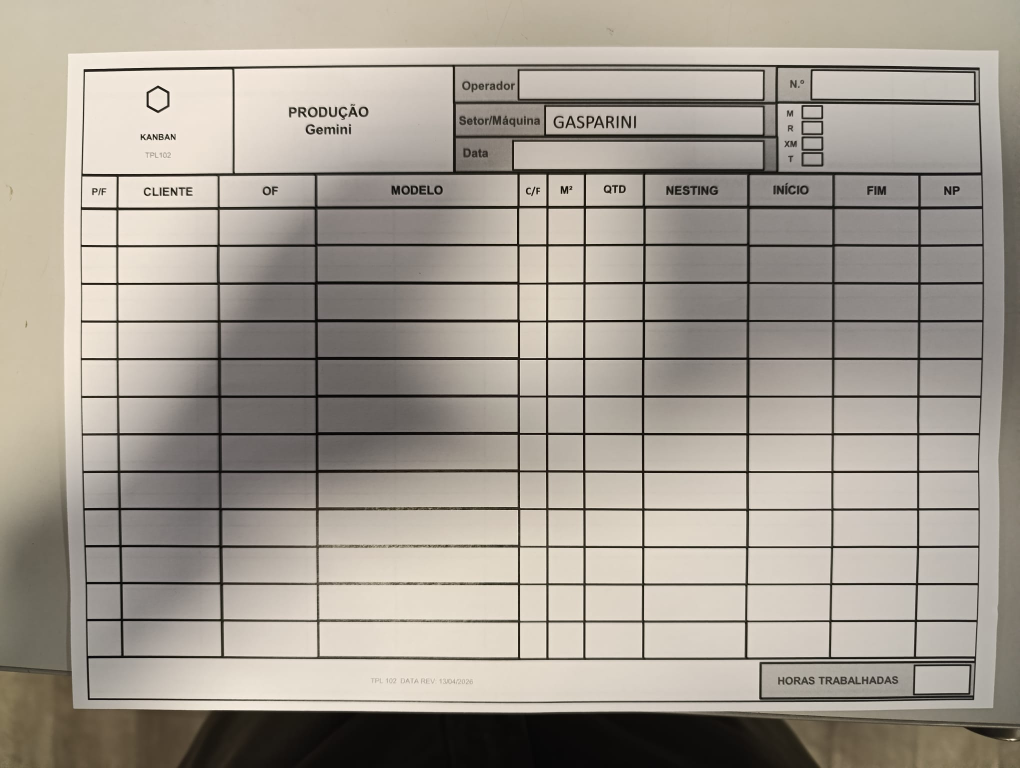
#> input picture PHOTO-2026-05-11-11-36-38.jpg, 2040 x 1536 px (shown at 1/2 size)
$ python -i image_crop.py   (imports and definitions only)
#> lines starting #> are read from the running program, lines starting #| are printed output that depends on the picture; after the words box and inside, x2 and y2 are one past the last pixel; in counts of white or black regions, pixels touching at a corner belong together
#> further down, picture is the input picture: shape (1536, 2040, 3); mean B, G, R 145.8, 155.7, 163
"""Auto-crop kanban photo: detect paper boundary, perspective-correct.

Round 46 — when a phone photo is uploaded, automatically detect the paper
rectangle within the photo, perspective-warp it to A4 landscape, and save
as a sibling ``_cropped.jpg`` next to the original. The /image/{id}
route serves the cropped version when present, falling back to original.

Pipeline mirrors scripts/scan_kanban.py (Round 14) but as a callable
library function instead of a CLI script. Detection-failure: silent
no-op (no cropped file) so /image route falls back to original.

Style: ``color`` (CLAHE on L channel) — keeps colour fidelity for the
review UI, doesn't binarize (which would destroy handwriting nuances).
"""
from __future__ import annotations

from pathlib import Path

import cv2
import numpy as np

# A4 landscape at 150 DPI
_A4_W = 1754
_A4_H = 1240


def _order_corners(pts: np.ndarray) -> np.ndarray:
    """Sort 4 (x,y) points: TL, TR, BR, BL."""
    rect = np.zeros((4, 2), dtype=np.float32)
    s = pts.sum(axis=1)
    d = np.diff(pts, axis=1).flatten()
    rect[0] = pts[np.argmin(s)]
    rect[2] = pts[np.argmax(s)]
    rect[1] = pts[np.argmin(d)]
    rect[3] = pts[np.argmax(d)]
    return rect


def _detect_paper(image: np.ndarray) -> np.ndarray | None:
    """R46 / R130 — detector primário Canny + 4-corner approxPolyDP.

    R130: relaxado para apanhar mais kanbas que antes caíam para o
    fallback raw silencioso (Folha bug 1). Mudanças vs R46:
      - tenta 2 conjuntos de thresholds Canny (50,150) e (30,100) para
        cobrir baixo contraste.
      - aceita approxPolyDP com 4-6 vértices (em vez de exigir 4 exactos).
        Em folhas inclinadas ou com sombra, o approx pode dar 5-6 vértices
        e descartá-los era over-rigoroso.
      - threshold de área baixa para 0.15 (de 0.20) — papel longe na foto.
    """
    h, w = image.shape[:2]
#> h = 1536; w = 2040
    scale = 1500 / max(h, w) if max(h, w) > 1500 else 1.0
#> scale = 0.735
    small = (cv2.resize(image, None, fx=scale, fy=scale,
                        interpolation=cv2.INTER_AREA)
             if scale < 1.0 else image.copy())
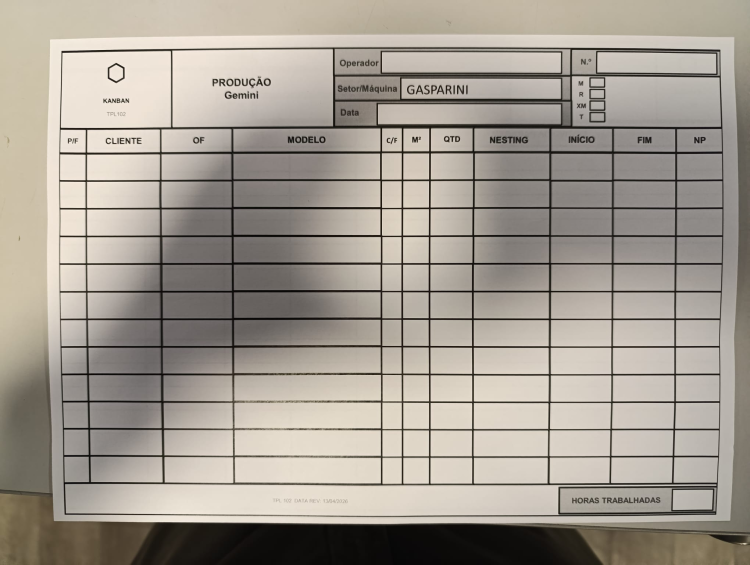
#> small: shape (1129, 1500, 3) (shown at 1/2 size); mean B, G, R 145.8, 155.7, 163
    gray = cv2.cvtColor(small, cv2.COLOR_BGR2GRAY)
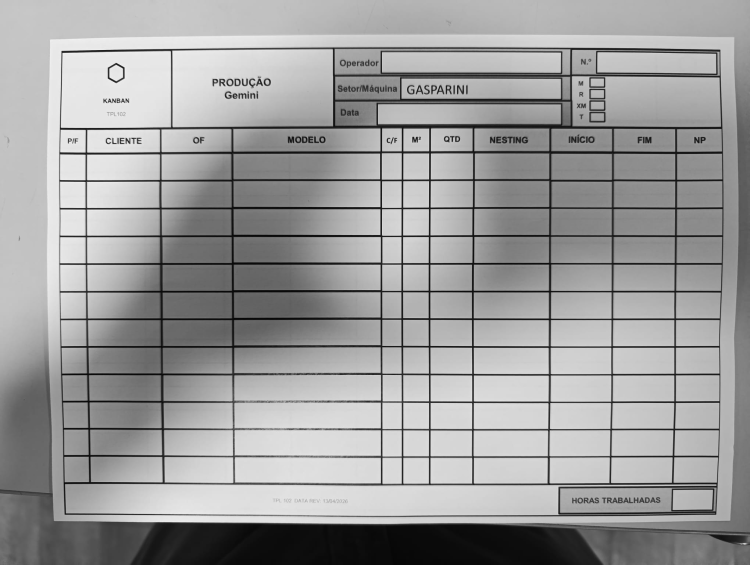
#> gray: shape (1129, 1500) (shown at 1/2 size); min 3, max 246, mean 156.8
    gray = cv2.GaussianBlur(gray, (5, 5), 0)
    img_area = small.shape[0] * small.shape[1]
#> img_area = 1693500

    for canny_lo, canny_hi in ((50, 150), (30, 100)):
        edged = cv2.Canny(gray, canny_lo, canny_hi)
        edged = cv2.dilate(edged, np.ones((3, 3), np.uint8), iterations=1)
        contours, _ = cv2.findContours(edged, cv2.RETR_EXTERNAL, cv2.CHAIN_APPROX_SIMPLE)
        if not contours:
            continue
        contours = sorted(contours, key=cv2.contourArea, reverse=True)[:5]
        for c in contours:
            area = cv2.contourArea(c)
            if area < img_area * 0.15:
                continue
            peri = cv2.arcLength(c, closed=True)
            approx = cv2.approxPolyDP(c, 0.02 * peri, closed=True)
            n = len(approx)
            if 4 <= n <= 6:
                # Se >4 vértices, reduzir a quadrilátero via minAreaRect
                if n == 4:
                    corners = approx.reshape(4, 2).astype(np.float32)
                else:
                    rect = cv2.minAreaRect(c)
                    corners = cv2.boxPoints(rect).astype(np.float32)
                return _order_corners(corners / scale)
#> this loop made 1 pass
#> pass 1, in _detect_paper, `edged = cv2.Canny(gray, canny_lo, canny_hi)`:
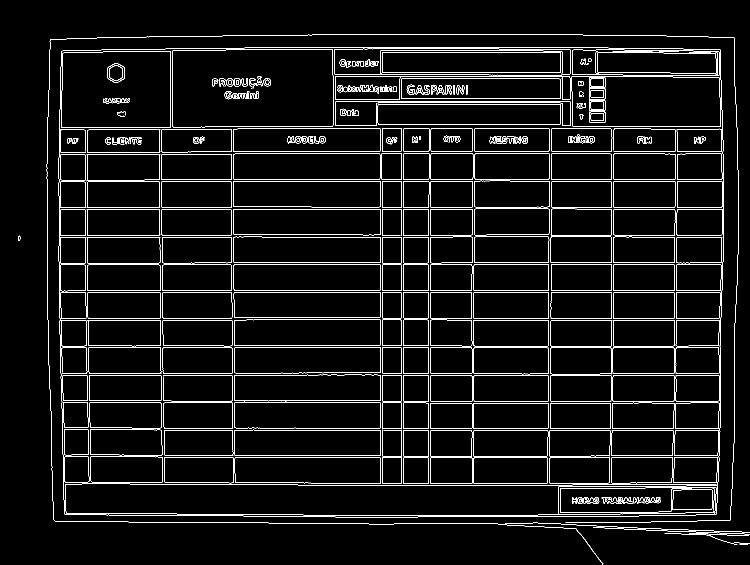
#> edged: shape (1129, 1500) (shown at 1/2 size); 4.7% white in thin lines or dots
#> pass 1, in _detect_paper, `edged = cv2.dilate(edged, np.ones((3, 3), np.uint8), iterations=1)`:
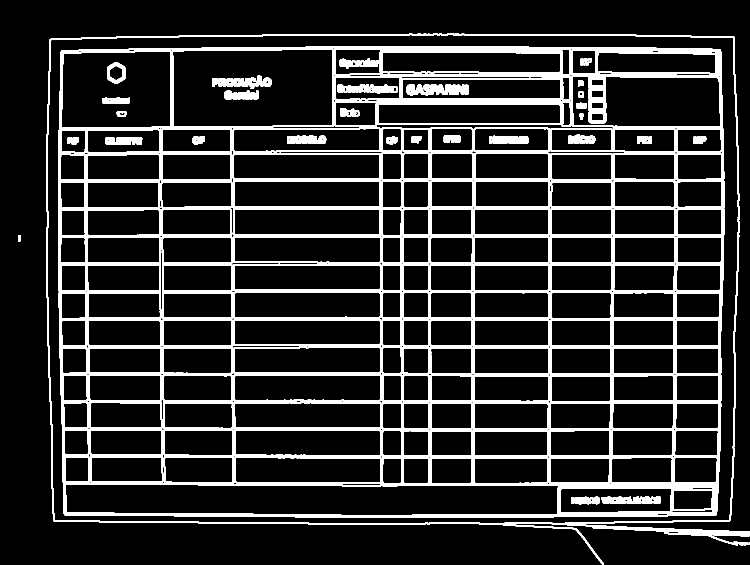
#> edged: shape (1129, 1500) (shown at 1/2 size); 14.1% white; 39 white regions, largest, box (x1, y1, x2, y2) and area: (116, 93, 1449, 1036) 187571, (92, 67, 1500, 1129) 18132, (763, 255, 1100, 304) 3042
    return None


# [125 lines left out: functions _detect_paper_v2, _warp_to_a4, _enhance_color, auto_crop, not called in this run]


def cropped_path_for(src_path: Path) -> Path:
    """Convention for cropped sibling — used by /image/{id} route."""
    return src_path.with_name(src_path.stem + "_cropped.jpg")


# [8 lines left out: function has_cropped, not called in this run]

>>> import cv2
>>> picture = cv2.imread('../../../PHOTO-2026-05-11-11-36-38.jpg')
>>> result = _detect_paper(picture)
#> result = [[123.5, 95.29], [2032.9, 87.24], [2039, 1532.4], [129.6, 1540.5]]

$ run again, on PHOTO-2026-05-11-11-36-58.jpg
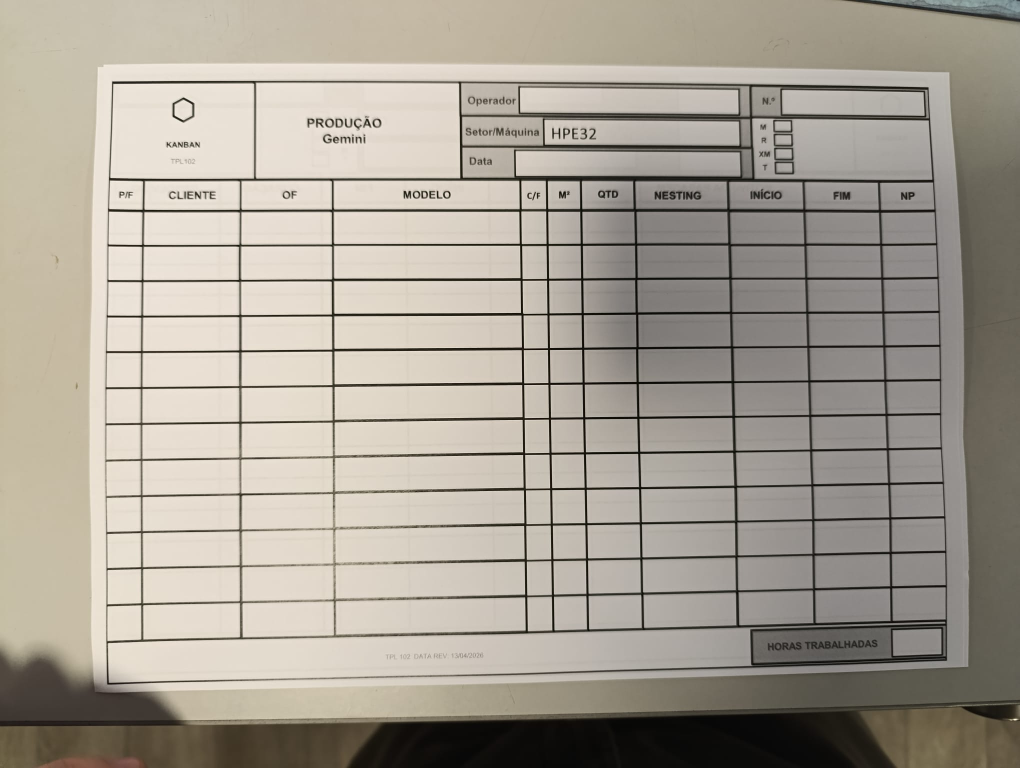
#> input picture PHOTO-2026-05-11-11-36-58.jpg, 2040 x 1536 px (shown at 1/2 size)
#> picture is the input picture: shape (1536, 2040, 3); mean B, G, R 148.5, 159.8, 166.7
#> the loop in _detect_paper, `for canny_lo, canny_hi in ((50, 150), (30, 100)):` made 1 pass
#> pass 1, in _detect_paper, `edged = cv2.Canny(gray, canny_lo, canny_hi)`:
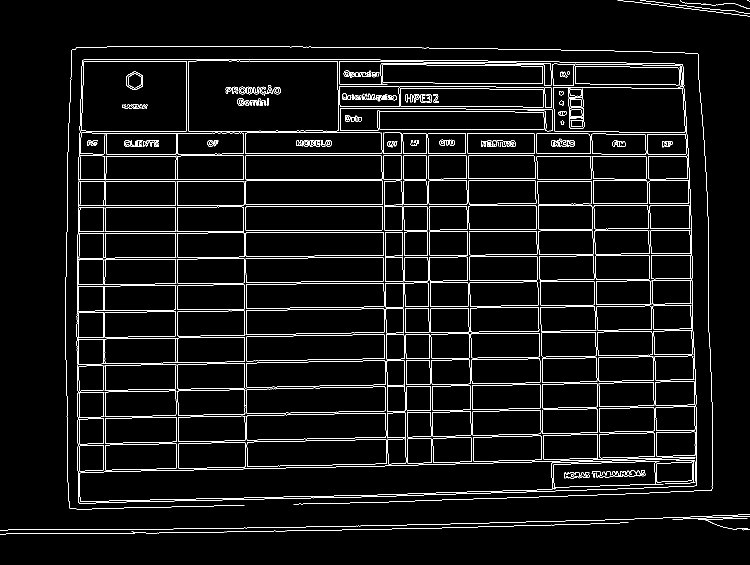
#> edged: shape (1129, 1500) (shown at 1/2 size); 4.4% white in thin lines or dots
#> pass 1, in _detect_paper, `edged = cv2.dilate(edged, np.ones((3, 3), np.uint8), iterations=1)`:
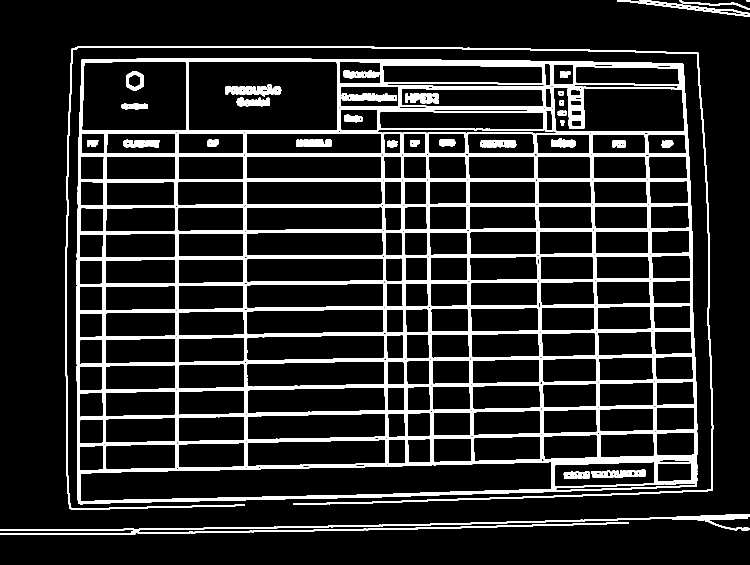
#> edged: shape (1129, 1500) (shown at 1/2 size); 13.2% white; 34 white regions, largest, box (x1, y1, x2, y2) and area: (152, 117, 1395, 1009) 184187, (130, 92, 1427, 1020) 12970, (0, 1028, 1500, 1062) 5735
#> result = [[221.7, 161.8], [1856.4, 172.7], [1894.5, 1321.9], [213.5, 1369.5]]

$ run again, on PHOTO-2026-05-11-11-37-20.jpg
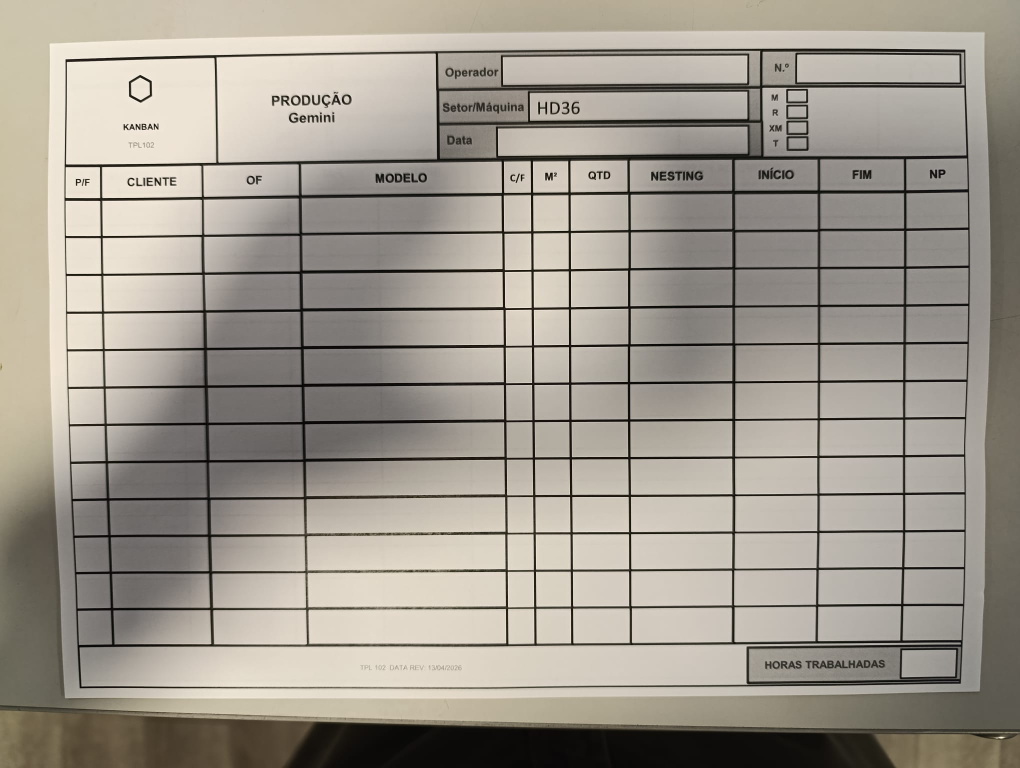
#> input picture PHOTO-2026-05-11-11-37-20.jpg, 2040 x 1536 px (shown at 1/2 size)
#> picture is the input picture: shape (1536, 2040, 3); mean B, G, R 142.2, 152.5, 158.9
#> the loop in _detect_paper, `for canny_lo, canny_hi in ((50, 150), (30, 100)):` made 1 pass
#> pass 1, in _detect_paper, `edged = cv2.Canny(gray, canny_lo, canny_hi)`:
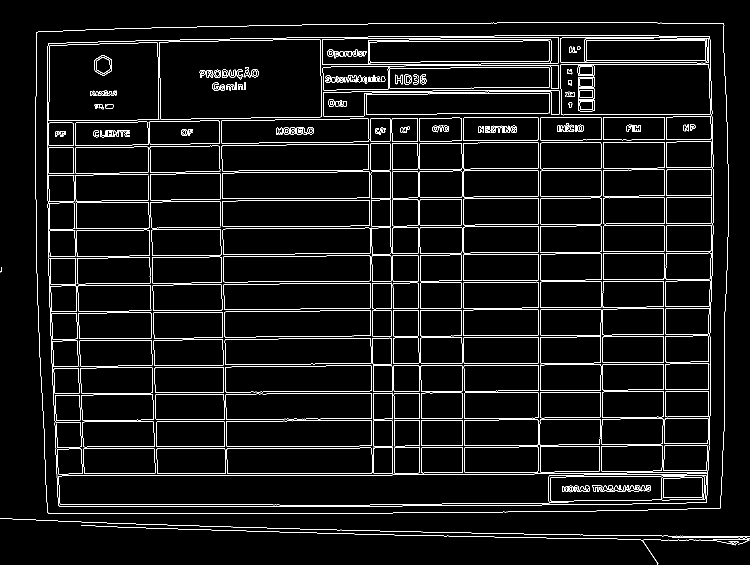
#> edged: shape (1129, 1500) (shown at 1/2 size); 4.8% white in thin lines or dots
#> pass 1, in _detect_paper, `edged = cv2.dilate(edged, np.ones((3, 3), np.uint8), iterations=1)`:
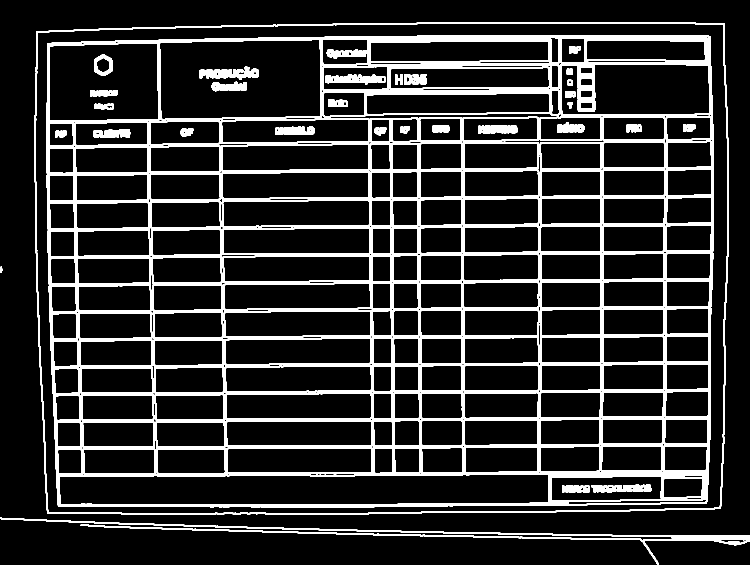
#> edged: shape (1129, 1500) (shown at 1/2 size); 14.4% white; 34 white regions, largest, box (x1, y1, x2, y2) and area: (93, 70, 1428, 1015) 198863, (69, 44, 1458, 1029) 14202, (0, 1035, 1500, 1129) 9788
#> result = [[97.92, 85.68], [1969.3, 62.56], [1959.8, 1383.1], [127.8, 1395.4]]

$ run again, on PHOTO-2026-05-11-11-37-48.jpg
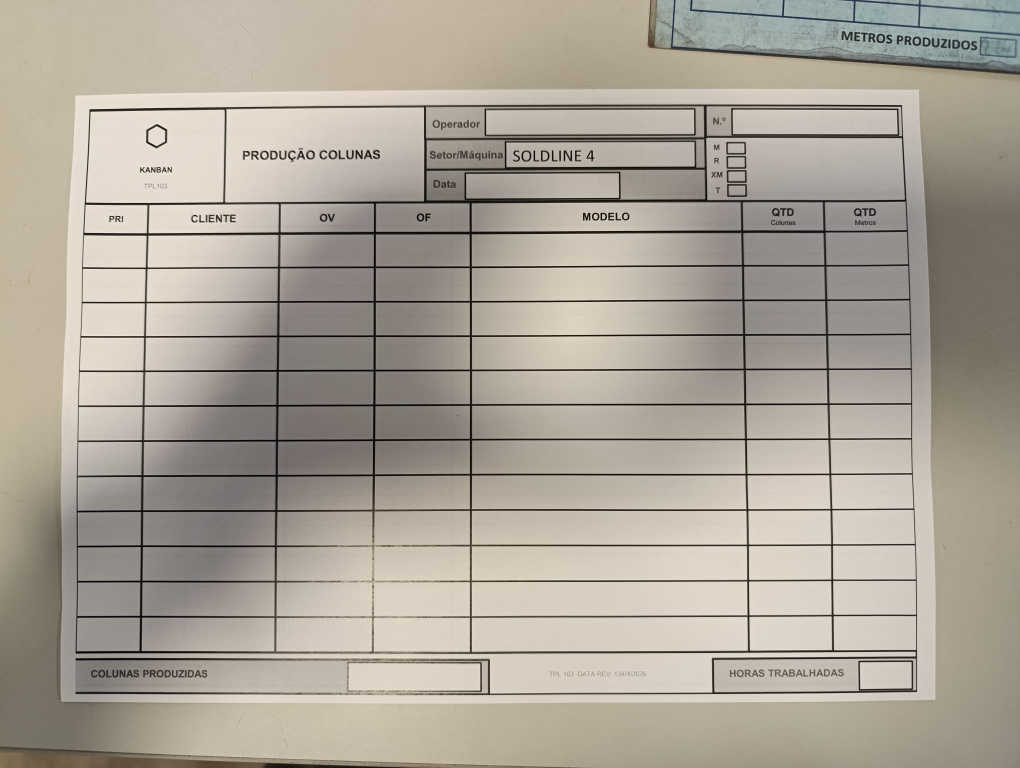
#> input picture PHOTO-2026-05-11-11-37-48.jpg, 2040 x 1536 px (shown at 1/2 size)
#> picture is the input picture: shape (1536, 2040, 3); mean B, G, R 152.5, 164, 171.8
#> the loop in _detect_paper, `for canny_lo, canny_hi in ((50, 150), (30, 100)):` made 1 pass
#> pass 1, in _detect_paper, `edged = cv2.Canny(gray, canny_lo, canny_hi)`:
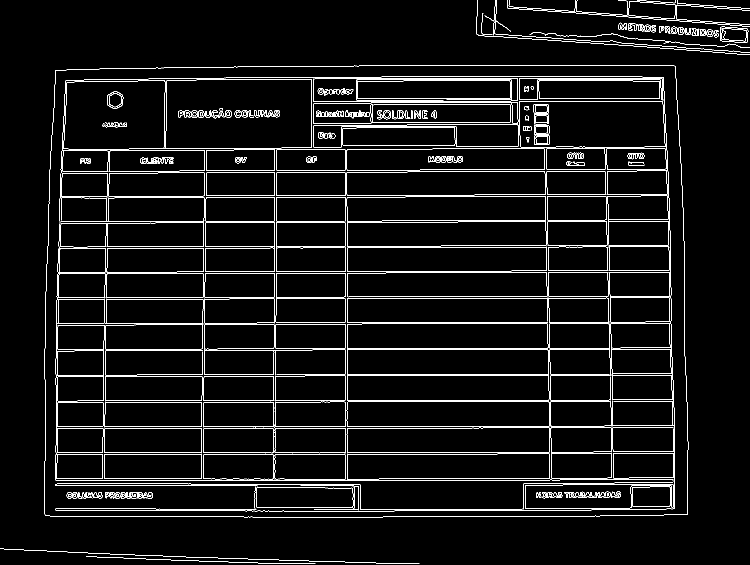
#> edged: shape (1129, 1500) (shown at 1/2 size); 4.5% white in thin lines or dots
#> pass 1, in _detect_paper, `edged = cv2.dilate(edged, np.ones((3, 3), np.uint8), iterations=1)`:
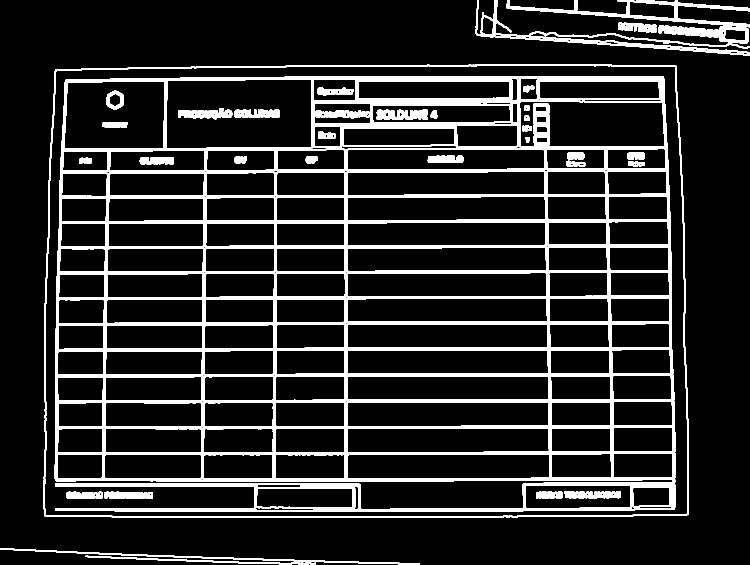
#> edged: shape (1129, 1500) (shown at 1/2 size); 13.3% white; 38 white regions, largest, box (x1, y1, x2, y2) and area: (109, 152, 1351, 1024) 174901, (87, 129, 1378, 1036) 13186, (951, 0, 1500, 111) 5998
#> result = [[149.6, 189], [1838.7, 178.2], [1871.4, 1399.4], [121, 1403.5]]
